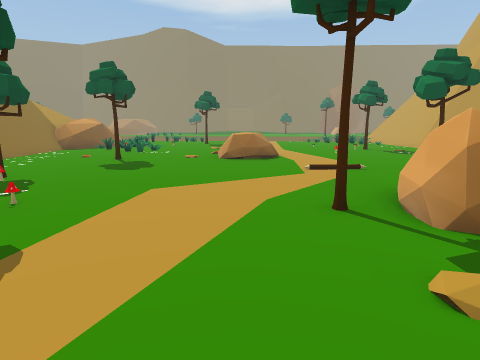
View 1 (above)

16 first-person views from a walk through a Unity game level. The camera is 1.2 m above the floor, tilts 10° down and sees 75° across. The floor is counted in squares, 1 m on a side. Each view is taken from the middle of a square. On the plan, view 1 faces up. The plan holds only what a view shows up to about 13 squares ahead; the rest is blank. The place goes on beyond the plan. Some animated figures are not drawn. Some surface patterns are stand-ins.

View 2
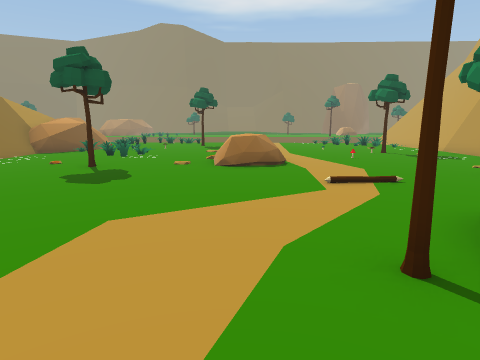

View 3
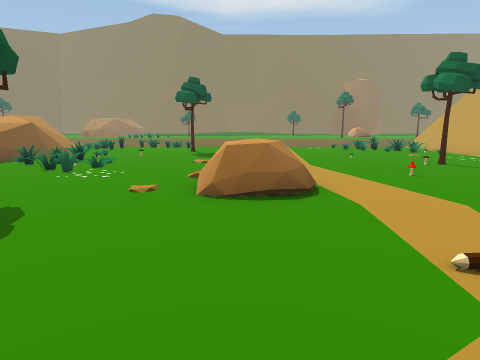

View 4
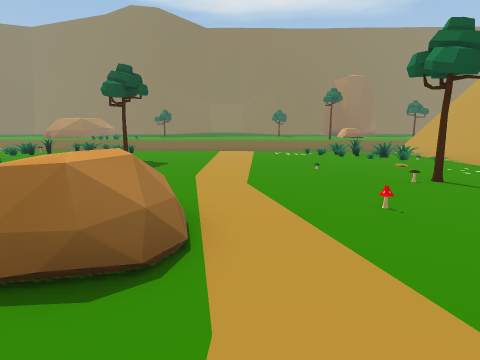

View 5
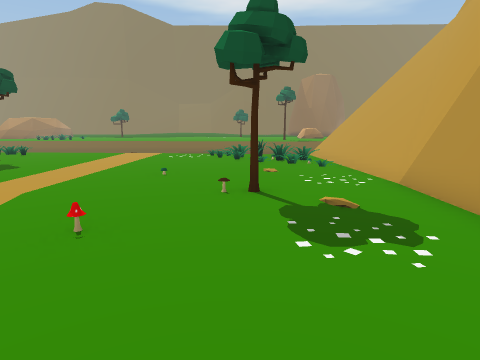

View 6
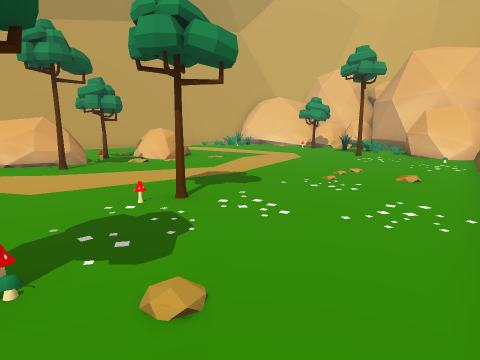

View 7
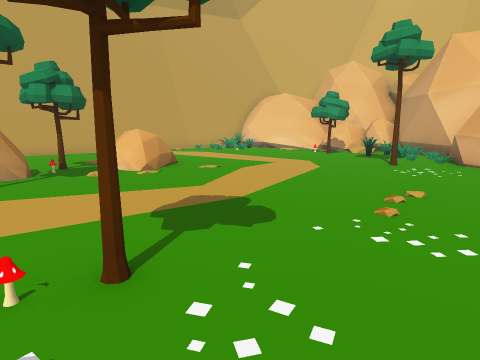

View 8
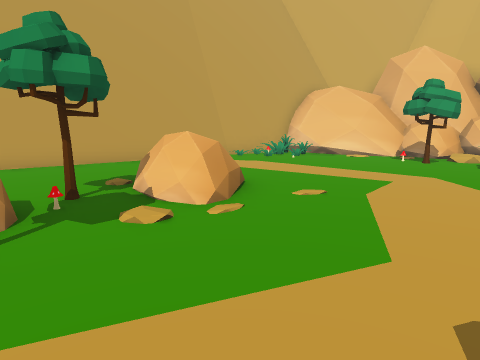

View 9
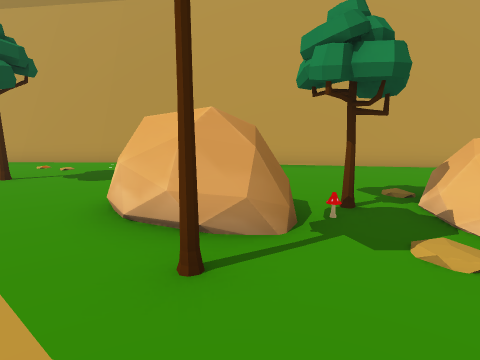

View 10
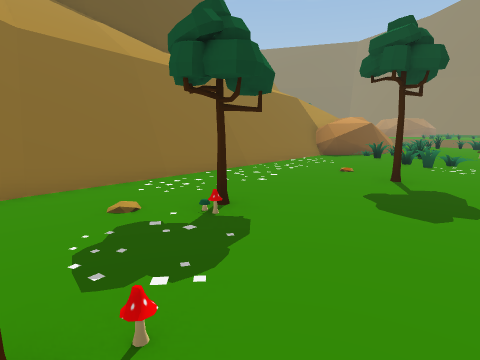

View 11
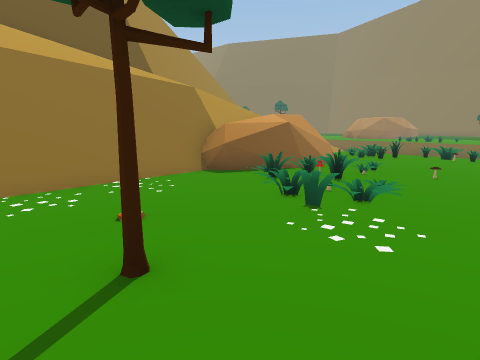

View 12
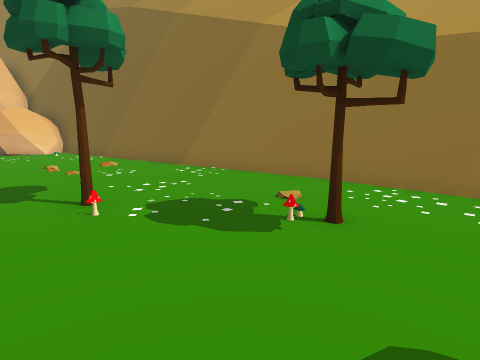

View 13
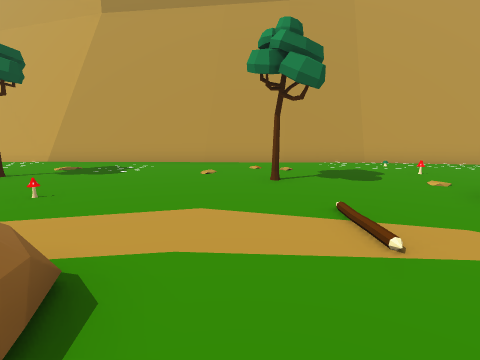

View 14
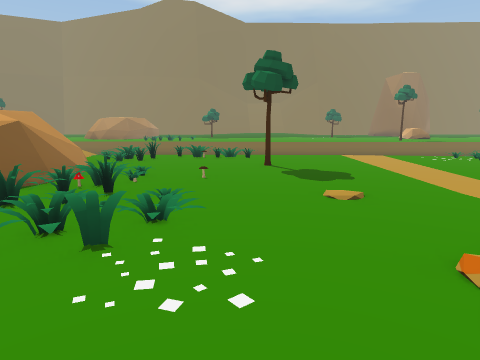

View 15
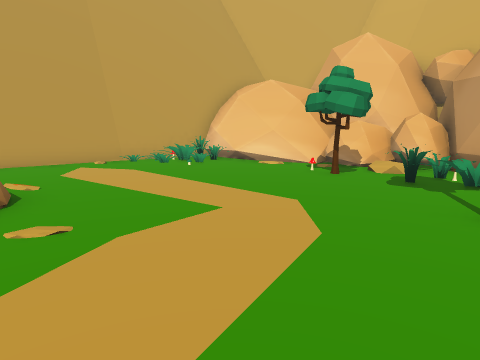

View 16
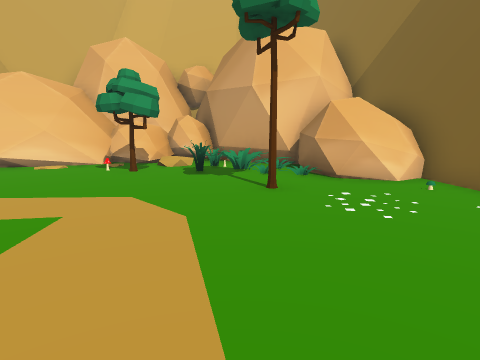

### Floor plan
Key: @ floor where view 1 was taken; # wall or solid block; . main floor; : floor 0.25 m higher than the main floor; + floor 1.25 m higher than the main floor; * floor 1.5 m higher than the main floor; / step, stairs or slope; = window, fence, low wall or low ledge; ≈ water the walk keeps out of; ^ raised ledge; T thing the floor can be seen under or through; O other object.
Columns run from 10 left of view 1 to 14 right of it. Each row starts with its distance up from view 1.
 23  ///////......./≈  ≈≈≈
 22  =#O=/./......./O= /////#
 21  ==............/.==////=#
 20  +=.....#......../////=##
 19  *==...............///##
 18  *#=O/.............//##
 17 =+=/#/..............##
 16 =#=O/=/.........#...#
 15 #=..///............=#
 14 ##..///............=#
 13 ##........==.......=#
 12  #.......===.......=#
 11  #....#...=........=#
 10  #.................=#
  9  #.................=#
  8  #..##.............##
  7  #..##.............##
  6  ##...........=....#
  5  #=..........##....#
  4  #=...#......T  ...#
  3  ##..........TT....#
  2  ##..........TT....#
  1   #.........:==...=#
  0   #.......@.===...##
 -1   #=.........=....##
 -2   ##..............#
 -3   ##..............#
 -4    #..............#
 -5    #...#.........=#
 -6    #==#.........:##
 -7    #^## O=##... =##
 -8     ####O=##..####
 -9        ###====##
-10         ###=###
-11          #####

Where each view was taken, in squares from view 1:
view 1: 0 up, 0 right, facing up
view 2: 2 up, 0 right, facing up
view 3: 6 up, 0 right, facing up
view 4: 9 up, 2 right, facing up
view 5: 10 up, 6 right, facing up
view 6: 7 up, 8 left, facing down-right
view 7: 5 up, 6 left, facing down-right
view 8: 4 up, 2 left, facing down-right
view 9: 4 up, 1 left, facing right
view 10: 4 up, 2 left, facing up-left
view 11: 10 up, 2 left, facing up-left
view 12: 9 up, 2 left, facing down-left
view 13: 10 up, 1 left, facing right
view 14: 11 up, 3 left, facing up
view 15: 0 up, 3 left, facing down-right
view 16: 1 up, 2 left, facing down
